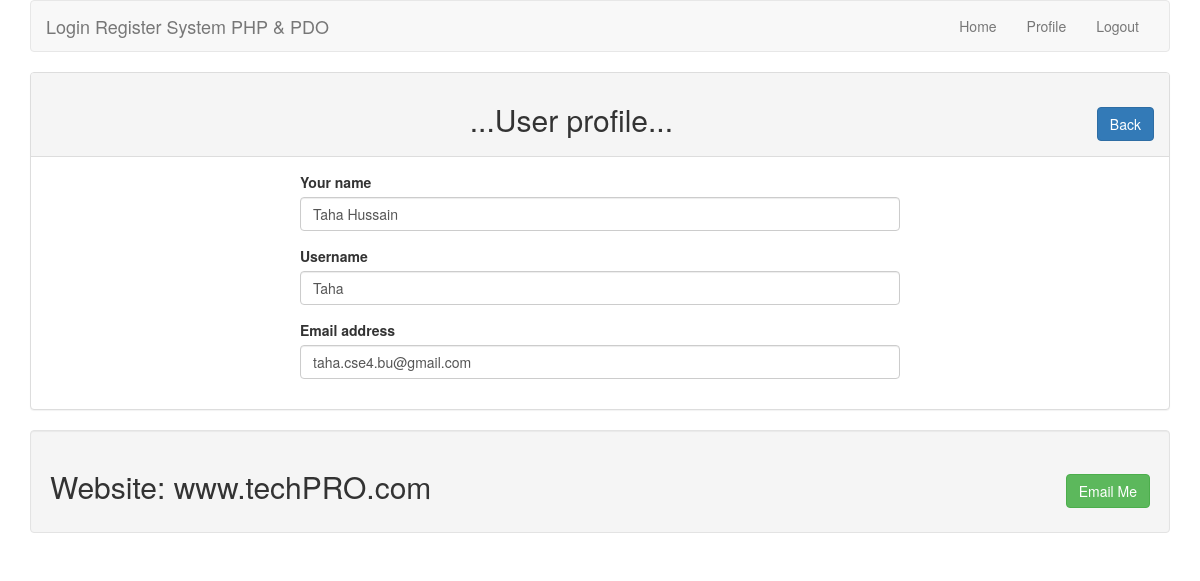
Page /profile.php?id=4 (signed in) on the committed database.
### tables this page shows
CREATE TABLE `users` (
  `id` int(11) NOT NULL,
  `name` varchar(255) NOT NULL,
  `username` varchar(255) NOT NULL,
  `email` varchar(255) NOT NULL,
  `password` varchar(255) NOT NULL
);

### lib/User.php (called while the page is built, shortened)
<?php
include 'Database.php';
class User
{
	private $table= "users";
	public function getUserById($id)
	{
		$sql= "select * from $this->table where id= :id limit 1";
		$query= dbConnection::myPrepareMethod($sql);
		$query->bindValue(':id', $id);
		$query->execute();
		$result= $query->fetch(PDO::FETCH_OBJ);
		return $result;
	}
}
?>

### lib/Database.php (called while the page is built, shortened)
<?php
	class dbConnection{
		private static $pdo;
		public static function getDatabase(){
			if(!isset(self::$pdo)){
				try{
					self::$pdo= new PDO('mysql: host='.db_host.'; dbname='.db_name, db_user, db_pass);
				}
				catch(PDOException $e){
					echo $e->getMessage();
				}
			}
			return self::$pdo;
		}
		public static function myPrepareMethod($sql){
			return self::getDatabase()->prepare($sql);
		}
	}
?>

### profile.php (the view, shortened to what this page needs)
<?php
  include 'lib/user.php';
  include 'inc/header.php';
?>
<?php
	if(isset($_GET['id']))
	{
		$userid= (int) $_GET['id'];
	}
	$user= new User();
?>
		<div class="panel panel-default">
		    <div class="panel-heading">
			    <h2 class="text-center"> ...User profile... <span class="pull-right">
				<a class="btn btn-primary" href="index.php"> Back </a>
				</span>
				</h2>
			</div>
			<div class="panel-body">
				<div style="max-width:600px; margin:0 auto">
					<?php
						$userdata= $user->getUserById($userid);
						if($userdata)
						{
					?>
					<form action=" " method="POST">
		                <div class="form-group">
						    <label for="name">Your name</label>
							<input type="text" id="name" name="name" class="form-control" value="<?php echo $userdata->name; ?>"/ >
						</div>
						<div class="form-group">
						    <label for="username">Username</label>
							<input type="text" id="username" name="username" class="form-control"  value="<?php echo $userdata->username; ?>"/ >
						</div>
						<div class="form-group">
						    <label for="email">Email address</label>
							<input type="text" id="email" name="email" class="form-control" value="<?php echo $userdata->email; ?>"/ >
						</div>
		            </form>
					<?php } ?>
	            </div>
			</div>
		</div>
<?php include 'inc/footer.php';	?>

### rows in the picture
users: name "Taha Hussain", username "Taha", email "taha.cse4.bu@gmail.com"
